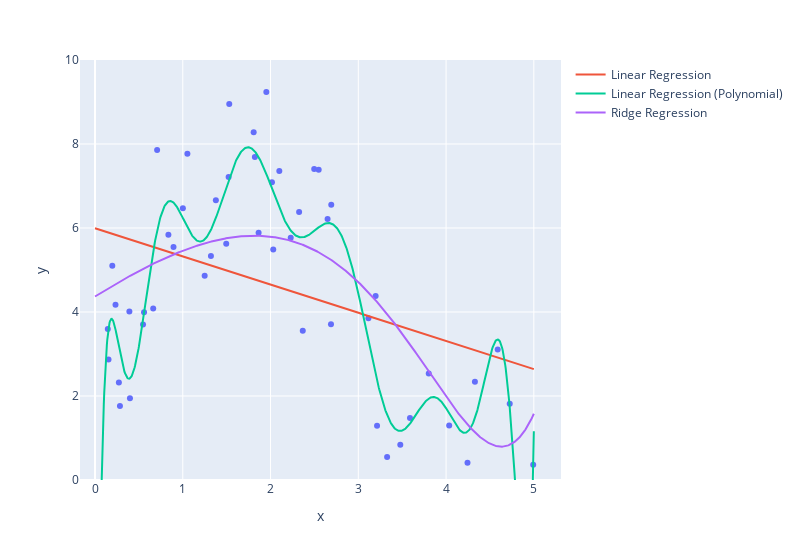

The notebook cell this image was saved under:
### Code cell
import plotly.express as px
import plotly.graph_objects as go

fig = px.scatter(x=x, y=y, width=800, )
fig.add_trace(go.Scatter(x=xfit, y=yfit,
                    mode='lines',
                    name='Linear Regression'))
fig.add_trace(go.Scatter(x=xfit, y=yfit_poly,
                    mode='lines',
                    name='Linear Regression (Polynomial)'))
fig.add_trace(go.Scatter(x=xfit, y=yfit_ridge,
                    mode='lines',
                    name='Ridge Regression'))

fig.update_yaxes(range=[0, 10])
fig.show()

### Figure 1 — Plotly figure (JSON) as saved in the notebook; plotly's stock layout.template omitted (floating-point values rounded to 4 significant figures; data arrays with more than 128 entries replaced by an {"elided": "..."} marker saying what was removed)
{"data": [{"hovertemplate": "x=%{x}<br>y=%{y}<extra></extra>", "legendgroup": "", "marker": {"color": "#636efa", "symbol": "circle"}, "mode": "markers", "name": "", "orientation": "v", "showlegend": false, "type": "scatter", "x": [4.244, 0.8945, 0.2718, 1.808, 1.377, 2.65, 1.53, 1.522, 0.5587, 1.249, 4.588, 1.321, 3.589, 4.329, 4.035, 1.053, 0.8362, 0.2335, 0.1971, 1.001, 4.993, 1.864, 3.803, 2.367, 2.549, 4.725, 0.5472, 2.325, 0.7078, 2.692, 1.495, 2.689, 3.328, 1.822, 3.115, 3.214, 2.1, 2.016, 1.952, 2.031, 0.3983, 0.2842, 0.3917, 3.478, 0.1458, 2.497, 0.6632, 0.1538, 3.197, 2.23], "xaxis": "x", "y": [0.4113, 5.548, 2.32, 8.281, 6.662, 6.215, 8.955, 7.214, 3.995, 4.864, 3.105, 5.333, 1.475, 2.339, 1.295, 7.767, 5.837, 4.174, 5.098, 6.47, 0.3651, 5.889, 2.535, 3.556, 7.384, 1.817, 3.7, 6.38, 7.855, 6.552, 5.624, 3.706, 0.5492, 7.689, 3.85, 1.29, 7.356, 7.091, 9.24, 5.487, 1.948, 1.76, 4.011, 0.8423, 3.595, 7.404, 4.082, 2.872, 4.382, 5.769], "yaxis": "y"}, {"mode": "lines", "name": "Linear Regression", "type": "scatter", "x": {"elided": "1000 float values"}, "y": {"elided": "1000 float values"}}, {"mode": "lines", "name": "Linear Regression (Polynomial)", "type": "scatter", "x": {"elided": "1000 float values"}, "y": {"elided": "1000 float values"}}, {"mode": "lines", "name": "Ridge Regression", "type": "scatter", "x": {"elided": "1000 float values"}, "y": {"elided": "1000 float values"}}], "layout": {"legend": {"tracegroupgap": 0}, "margin": {"t": 60}, "width": 800, "xaxis": {"anchor": "y", "domain": [0, 1], "title": {"text": "x"}}, "yaxis": {"anchor": "x", "domain": [0, 1], "range": [0, 10], "title": {"text": "y"}}}}
